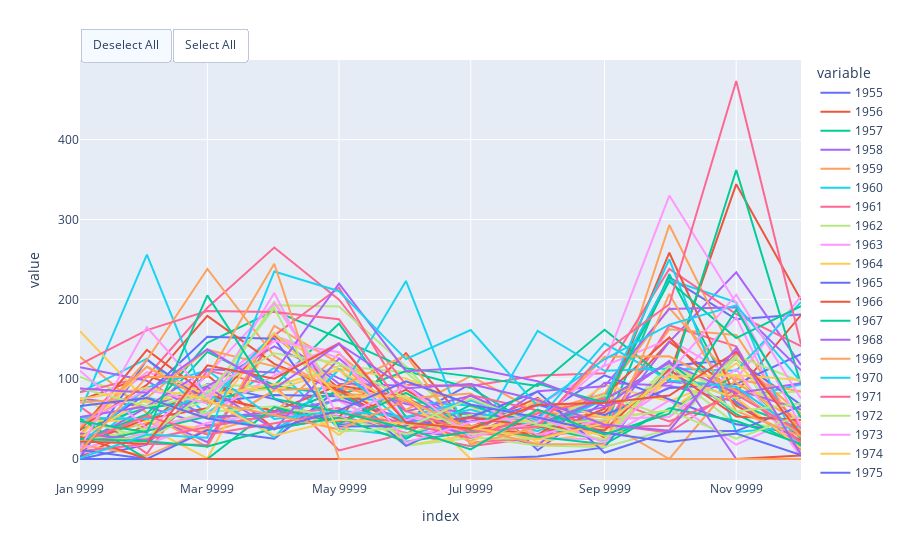

The notebook cell saved with this chart:
### Code cell
estacion=df_group_by_estation_mean.T.columns[0]

# grafica
plt.plot(df_group_by_estation_mean.T[estacion])
plt.xticks(rotation=45)
plt.title("Time serie mean values precipitation")

# trasponiendo para graficar
df_group_by_estation_aux=df_group_by_estation[['AÑO','ENERO', 'FEBRERO', 'MARZO', 'ABRIL', 'MAYO', 'JUNIO', 'JULIO', 'AGOSTO', 'SEPTIEMBRE', 'OCTUBRE', 'NOVIEMBRE', 'DICIEMBRE']]
df_group_by_estation_aux.index=df_group_by_estation_aux['AÑO']
df_group_by_estation_aux=df_group_by_estation_aux.drop('AÑO', axis=1)
df_group_by_estation_auxt=df_group_by_estation_aux.T

index=['9999-01-01', '9999-02-01', '9999-03-01','9999-04-01', '9999-05-01', '9999-06-01','9999-07-01', '9999-08-01', '9999-09-01','9999-10-01', '9999-11-01', '9999-12-01']
df_group_by_estation_auxt.index=index

#quitar columnas duplicadas
df_group_by_estation_auxt = df_group_by_estation_auxt.loc[:, ~df_group_by_estation_auxt.columns.duplicated()]
df_group_by_estation_auxt.columns

# orgaminzando anios en leyenda
anios=[int(i) for i in df_group_by_estation_auxt.columns]
anios.sort()
legend_order = [str(i) for i in anios]

df_group_by_estation_auxt.columns=[str(i) for i in df_group_by_estation_auxt.columns]
df_group_by_estation_auxt=df_group_by_estation_auxt[legend_order]

fig = px.line(df_group_by_estation_auxt, x=df_group_by_estation_auxt.index, y=df_group_by_estation_auxt.columns,
              category_orders={'variable': legend_order})

# creando botones para seleccionar y deseleccionar todo
# Convertir fig a una figura de go.Figure para personalización avanzada
fig = go.Figure(fig)



# Añadir botones para seleccionar y deseleccionar todo
fig.update_layout(
    updatemenus=[
        dict(type="buttons", direction="left",
            buttons=list([
                dict(
                    args=["visible", "legendonly"],  label="Deselect All", method="restyle"
                ),
                dict(
                    args=["visible", True], label="Select All", method="restyle"
                ),
            ]),
            pad={"r": 10, "t": 10},
            showactive=True,  x=0.0, xanchor="left",  y=1.1, yanchor="top"
        ),
    ]
)
fig.show()
